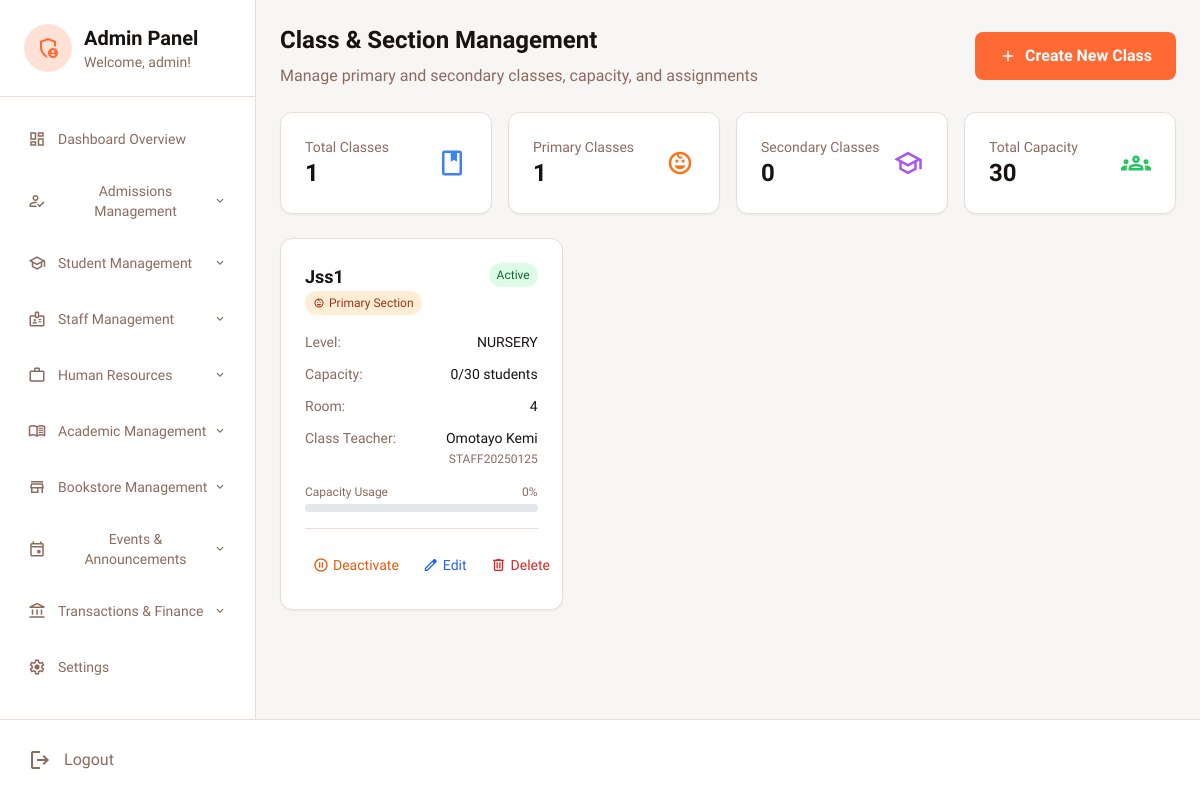
The app's page /admin_dashboard.php?page=class-section (signed in) with its own data.
### tables this page shows
CREATE TABLE `academic_classes` (
  `id` int(11) NOT NULL,
  `class_name` varchar(50) NOT NULL,
  `section` enum('primary','secondary') NOT NULL,
  `level` enum('nursery','primary','jss','sss') DEFAULT NULL,
  `capacity` int(11) DEFAULT 30,
  `current_students` int(11) DEFAULT 0,
  `class_teacher_id` int(11) DEFAULT NULL,
  `room_number` varchar(20) DEFAULT NULL,
  `status` enum('active','inactive') DEFAULT 'active',
  `created_at` timestamp NOT NULL DEFAULT current_timestamp()
);

CREATE TABLE `staff` (
  `id` int(11) NOT NULL,
  `first_name` varchar(100) NOT NULL,
  `last_name` varchar(100) NOT NULL,
  `email` varchar(255) NOT NULL,
  `staff_id` varchar(20) NOT NULL,
  `department` varchar(100) DEFAULT NULL,
  `position` varchar(100) DEFAULT NULL,
  `gender` varchar(10) DEFAULT NULL,
  `state_of_origin` varchar(100) DEFAULT NULL,
  `marital_status` varchar(20) DEFAULT NULL,
  `religion` varchar(50) DEFAULT NULL,
  `employment_date` date DEFAULT NULL,
  `salary` decimal(10,2) DEFAULT NULL,
  `phone` varchar(20) DEFAULT NULL,
  `emergency_contact` varchar(20) DEFAULT NULL,
  `address` text DEFAULT NULL,
  `date_of_birth` date DEFAULT NULL,
  `subject_specialization` text DEFAULT NULL,
  `qualifications` text DEFAULT NULL,
  `account_name` varchar(255) DEFAULT NULL,
  `account_number` varchar(50) DEFAULT NULL,
  `bank_name` varchar(100) DEFAULT NULL,
  `account_updated_at` timestamp NOT NULL DEFAULT current_timestamp() ON UPDATE current_timestamp(),
  `photo` varchar(255) DEFAULT NULL,
  `added_by` varchar(100) DEFAULT NULL,
  `status` enum('active','inactive') DEFAULT 'active',
  `created_at` timestamp NOT NULL DEFAULT current_timestamp(),
  `updated_at` timestamp NULL DEFAULT NULL ON UPDATE current_timestamp()
);

### class_section_content.php (the view, shortened to what this page needs)
<?php
$db = getDBConnection();
$classes = $db->query("
    SELECT ac.*, s.first_name, s.last_name, s.staff_id
    FROM academic_classes ac
    LEFT JOIN staff s ON ac.class_teacher_id = s.id
    ORDER BY ac.section, ac.class_name
")->fetchAll();
$total_classes = count($classes);
$primary_classes = $db->query("SELECT COUNT(*) FROM academic_classes WHERE section = 'primary' AND status = 'active'")->fetchColumn();
$secondary_classes = $db->query("SELECT COUNT(*) FROM academic_classes WHERE section = 'secondary' AND status = 'active'")->fetchColumn();
$total_capacity = $db->query("SELECT SUM(capacity) FROM academic_classes WHERE status = 'active'")->fetchColumn();
?>
<div class="mb-6">
    <div class="flex flex-col lg:flex-row lg:items-center lg:justify-between">
        <div>
            <h1 class="text-2xl font-bold text-[#181210] mb-2">Class & Section Management</h1>
            <p class="text-[#8d6a5e]">Manage primary and secondary classes, capacity, and assignments</p>
        </div>
        <div class="mt-4 lg:mt-0">
            <button onclick="openCreateClassModal()"
                    class="inline-flex items-center h-12 px-6 rounded-lg bg-[#ff6933] text-white font-bold hover:bg-[#ff6933]/90 transition-colors">
                <span class="material-symbols-outlined mr-2 text-lg">add</span>
                Create New Class
            </button>
        </div>
    </div>
</div>
<section class="grid grid-cols-1 md:grid-cols-4 gap-4 mb-6">
    <div class="bg-white rounded-xl p-4 lg:p-6 shadow-sm border border-[#e7deda]">
        <div class="flex items-center justify-between">
            <div>
                <p class="text-sm text-[#8d6a5e]">Total Classes</p>
                <p class="text-xl lg:text-2xl font-bold text-[#181210]"><?php echo $total_classes; ?></p>
            </div>
            <span class="material-symbols-outlined text-2xl lg:text-3xl text-blue-500">class</span>
        </div>
    </div>
    <div class="bg-white rounded-xl p-4 lg:p-6 shadow-sm border border-[#e7deda]">
        <div class="flex items-center justify-between">
            <div>
                <p class="text-sm text-[#8d6a5e]">Primary Classes</p>
                <p class="text-xl lg:text-2xl font-bold text-[#181210]"><?php echo $primary_classes; ?></p>
            </div>
            <span class="material-symbols-outlined text-2xl lg:text-3xl text-orange-500">child_care</span>
        </div>
    </div>
    <div class="bg-white rounded-xl p-4 lg:p-6 shadow-sm border border-[#e7deda]">
        <div class="flex items-center justify-between">
            <div>
                <p class="text-sm text-[#8d6a5e]">Secondary Classes</p>
                <p class="text-xl lg:text-2xl font-bold text-[#181210]"><?php echo $secondary_classes; ?></p>
            </div>
            <span class="material-symbols-outlined text-2xl lg:text-3xl text-purple-500">school</span>
        </div>
    </div>
    <div class="bg-white rounded-xl p-4 lg:p-6 shadow-sm border border-[#e7deda]">
        <div class="flex items-center justify-between">
            <div>
                <p class="text-sm text-[#8d6a5e]">Total Capacity</p>
                <p class="text-xl lg:text-2xl font-bold text-[#181210]"><?php echo $total_capacity; ?></p>
            </div>
            <span class="material-symbols-outlined text-2xl lg:text-3xl text-green-500">groups</span>
        </div>
    </div>
</section>
<section>
    <?php if (empty($classes)): ?>
        <div class="bg-white rounded-xl p-8 text-center shadow-sm border border-[#e7deda]">
            <span class="material-symbols-outlined text-6xl text-[#8d6a5e] mb-4">class</span>
            <h3 class="text-xl font-bold text-[#181210] mb-2">No Classes Created</h3>
            <p class="text-[#8d6a5e] mb-6">Get started by creating your first class.</p>
            <button onclick="openCreateClassModal()"
                    class="inline-flex items-center h-12 px-6 rounded-lg bg-[#ff6933] text-white font-bold hover:bg-[#ff6933]/90 transition-colors">
                <span class="material-symbols-outlined mr-2">add</span>
                Create First Class
            </button>
        </div>
    <?php else: ?>
        <div class="grid grid-cols-1 md:grid-cols-2 lg:grid-cols-3 gap-6">
            <?php foreach ($classes as $class): ?>
            <div class="bg-white rounded-xl p-6 shadow-sm border border-[#e7deda] hover:shadow-md transition-shadow">
                <div class="flex justify-between items-start mb-4">
                    <div>
                        <h3 class="text-lg font-bold text-[#181210]"><?php echo htmlspecialchars($class['class_name']); ?></h3>
                        <span class="inline-flex items-center px-2 py-1 rounded-full text-xs font-medium
                            <?php echo $class['section'] === 'primary' ? 'bg-orange-100 text-orange-800' : 'bg-purple-100 text-purple-800'; ?>">
                            <span class="material-symbols-outlined text-xs mr-1">
                            </span>
                            <?php echo ucfirst($class['section']); ?> Section
                        </span>
                    </div>
                    <span class="inline-flex items-center px-2 py-1 rounded-full text-xs font-medium
                        <?php echo $class['status'] === 'active' ? 'bg-green-100 text-green-800' : 'bg-red-100 text-red-800'; ?>">
                        <?php echo ucfirst($class['status']); ?>
                    </span>
                </div>
                <div class="space-y-3 text-sm text-[#8d6a5e] mb-4">
                    <div class="flex justify-between">
                        <span>Level:</span>
                        <span class="font-medium text-[#181210]">
                            <?php echo $class['level'] ? strtoupper($class['level']) : 'Not set'; ?>
                        </span>
                    </div>
                    <div class="flex justify-between">
                        <span>Capacity:</span>
                        <span class="font-medium text-[#181210]">
                            <?php echo $class['current_students']; ?>/<?php echo $class['capacity']; ?> students
                        </span>
                    </div>
                    <div class="flex justify-between">
                        <span>Room:</span>
                        <span class="font-medium text-[#181210]">
                            <?php echo $class['room_number'] ?: 'Not assigned'; ?>
                        </span>
                    </div>
                    <div class="flex justify-between">
                        <span>Class Teacher:</span>
                        <span class="font-medium text-[#181210] text-right">
                            <?php if ($class['first_name']): ?>
                                <?php echo htmlspecialchars($class['first_name'] . ' ' . $class['last_name']); ?>
                                <br>
                                <span class="text-xs text-[#8d6a5e]"><?php echo htmlspecialchars($class['staff_id']); ?></span>
                            <?php else: ?>
                                <span class="text-red-500 text-xs">Not assigned</span>
                            <?php endif; ?>
                        </span>
                    </div>
                </div>
                <div class="mb-4">
                    <div class="flex justify-between text-xs text-[#8d6a5e] mb-1">
                        <span>Capacity Usage</span>
                        <span><?php echo round(($class['current_students'] / $class['capacity']) * 100, 1); ?>%</span>
                    </div>
                    <div class="w-full bg-gray-200 rounded-full h-2">
                    </div>
                </div>
                <div class="flex justify-between gap-2 border-t border-[#e7deda] pt-4">
                    <form method="POST" class="flex-1">
                        <button type="submit" name="toggle_status"
                                class="w-full flex items-center justify-center p-2 text-sm
                                    <?php echo $class['status'] === 'active' ? 'text-orange-600 hover:bg-orange-50' : 'text-green-600 hover:bg-green-50'; ?>
                                    rounded-lg transition-colors">
                            <span class="material-symbols-outlined text-base mr-1">
                            </span>
                            <?php echo $class['status'] === 'active' ? 'Deactivate' : 'Activate'; ?>
                        </button>
                    </form>
                    <button onclick="editClass(<?php echo $class['id']; ?>)"
                            class="flex-1 flex items-center justify-center p-2 text-sm text-blue-600 hover:bg-blue-50 rounded-lg transition-colors">
                        <span class="material-symbols-outlined text-base mr-1">edit</span>
                        Edit
                    </button>
                    <button onclick="confirmDelete(<?php echo $class['id']; ?>, '<?php echo htmlspecialchars($class['class_name']); ?>')"
                            class="flex-1 flex items-center justify-center p-2 text-sm text-red-600 hover:bg-red-50 rounded-lg transition-colors">
                        <span class="material-symbols-outlined text-base mr-1">delete</span>
                        Delete
                    </button>
                </div>
            </div>
            <?php endforeach; ?>
        </div>
    <?php endif; ?>
</section>

### admin_dashboard.php (style rules this page uses)
body { font-family: 'Lexend', sans-serif; background-color: #f8f6f5; }

### records on screen
academic_classes: class_name "Jss1", section "Primary", status "Active", level "NURSERY", current_students "0", capacity "30", room_number "4", class_teacher.last_name "Omotayo Kemi", class_teacher.staff_id "STAFF20250125", ($class['current_students']/$class['capacity'])*100 "0", shows "Deactivate"

### other values on screen
$_SESSION['first_name'] "admin"
$item['title'] "Dashboard Overview"
$item['title'] "Admissions Management"
$item['title'] "Student Management"
$item['title'] "Staff Management"
$item['title'] "Human Resources"
$item['title'] "Academic Management"
$item['title'] "Bookstore Management"
$item['title'] "Events & Announcements"
$item['title'] "Transactions & Finance"
$item['title'] "Settings"
$total_classes "1"
$primary_classes "1"
$secondary_classes "0"
$total_capacity "30"
